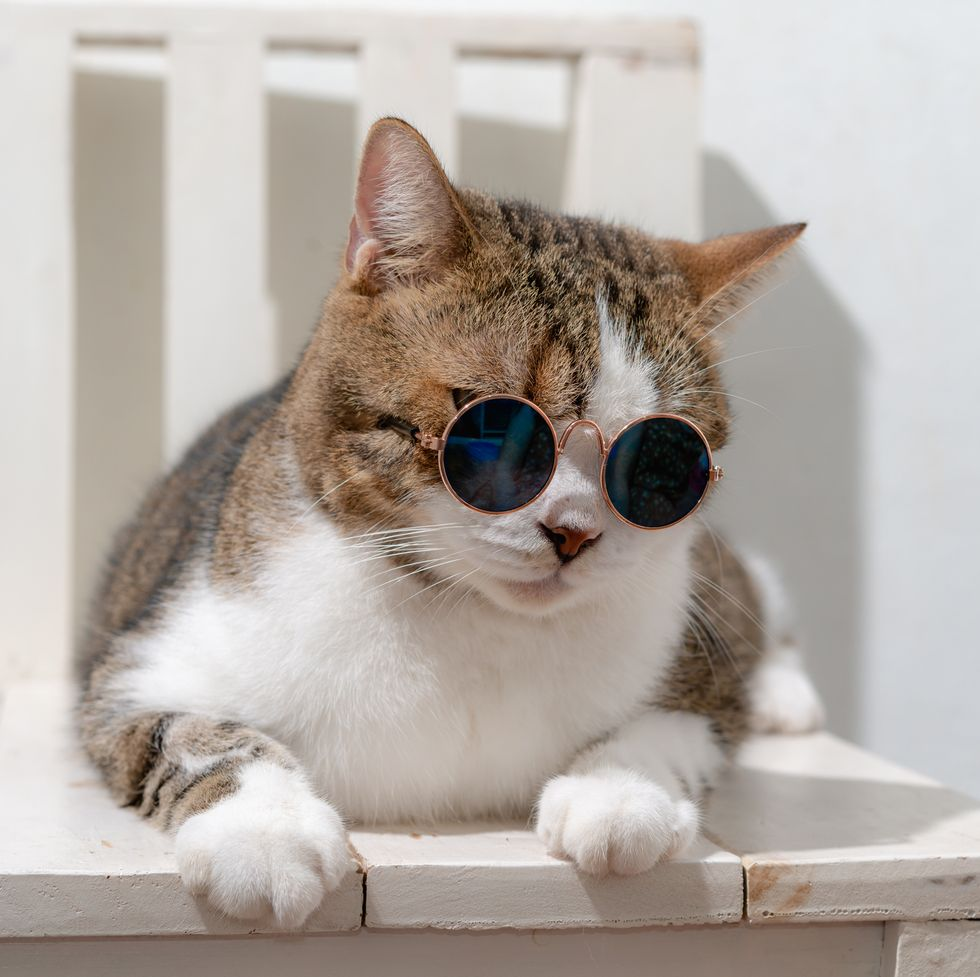
#> input picture prevLabs/cat.jpg, 980 x 977 px, found by its file name
$ jupyter execute E19CSE319_Lab9.ipynb
#> lines starting #> are read from the running program, lines starting #| are printed output that depends on the picture
# Lab 9
## Aryan Rajoria

[cell 1]
import cv2 as cv
import numpy as np

[cell 2]
img_c = cv.imread('./cat.jpg')
#> img_c is the input picture: shape (977, 980, 3); mean B, G, R 163.4, 170.2, 178.8

[cell 3]
import matplotlib.pyplot as plt
plt.imshow(cv.cvtColor(img_c, cv.COLOR_BGR2RGB))

# Fast Fourier Transform

[cell 4]
img = cv.cvtColor(img_c, cv.COLOR_BGR2GRAY)
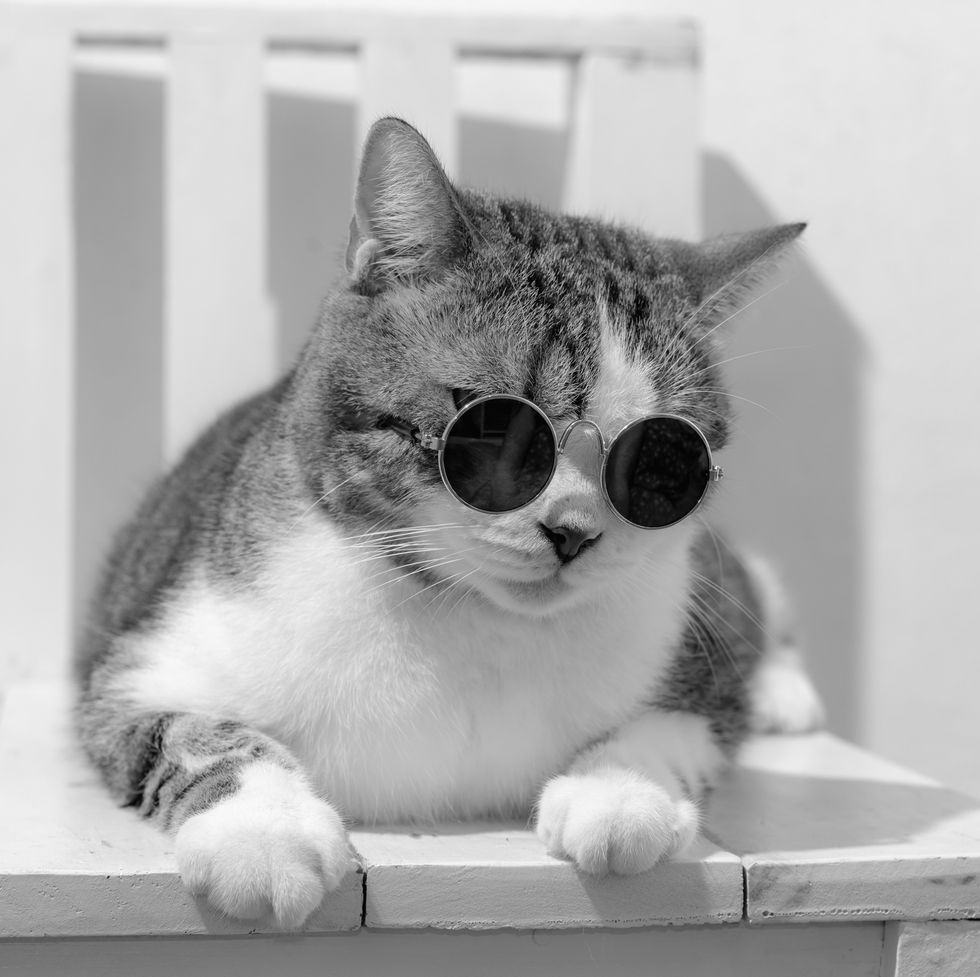
#> img: shape (977, 980); min 0, max 253, mean 172
plt.imshow(img, cmap='gray')

[cell 5]
f = np.fft.fft2(img)
fshift = np.fft.fftshift(f)
magnitude_spectrum = 20*np.log(np.abs(fshift))
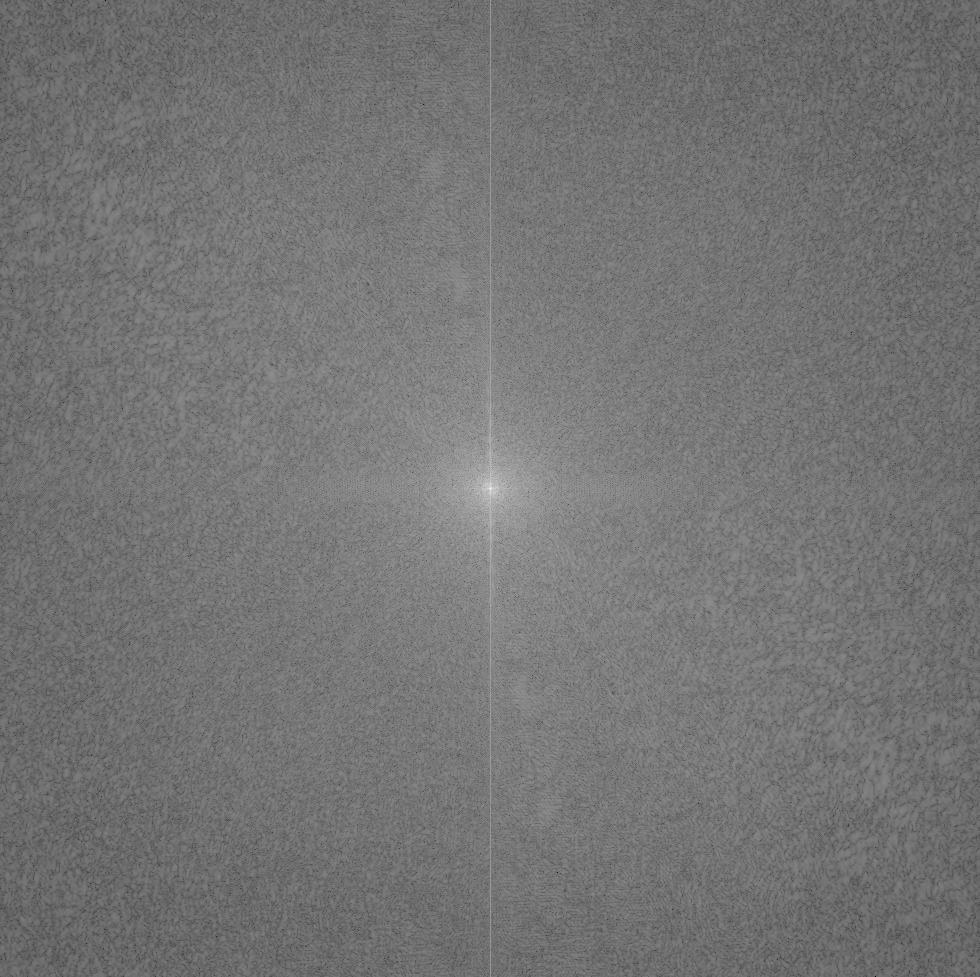
#> magnitude_spectrum: shape (977, 980) float64; min -7.4, max 378.4, mean 169.1; drawn with min black and max white
plt.subplot(121),plt.imshow(img, cmap = 'gray')
plt.title('Input Image'), plt.xticks([]), plt.yticks([])
plt.subplot(122),plt.imshow(magnitude_spectrum, cmap = 'gray')
plt.title('Magnitude Spectrum'), plt.xticks([]), plt.yticks([])
plt.show()
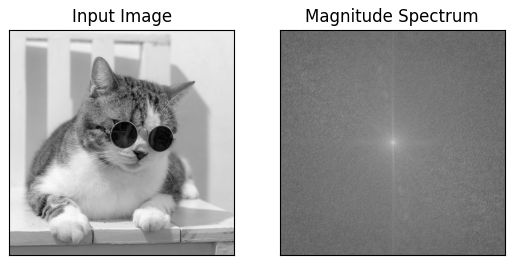
#> figure drawn by matplotlib, 2 panels

# Low/High pass filters

[cell 6]
kernel = np.array([[1, 1, 1, 1, 1],
                   [1, 1, 1, 1, 1],
                   [1, 1, 1, 1, 1],
                   [1, 1, 1, 1, 1],
                   [1, 1, 1, 1, 1]])
kernel = kernel/25

#filter the source image
img_rst = cv.filter2D(img_c,-1,kernel)

#save result image
plt.imshow(cv.cvtColor(img_rst, cv.COLOR_BGR2RGB))

[cell 7]
kernel = np.array([[1, 1, 1, 1, 1],
                   [1, 1, 1, 1, 1],
                   [1, 1, 1, 1, 1],
                   [1, 1, 1, 1, 1],
                   [1, 1, 1, 1, 1]])
kernel = kernel/50

#filter the source image
img_rst = cv.filter2D(img_c,-1,kernel)
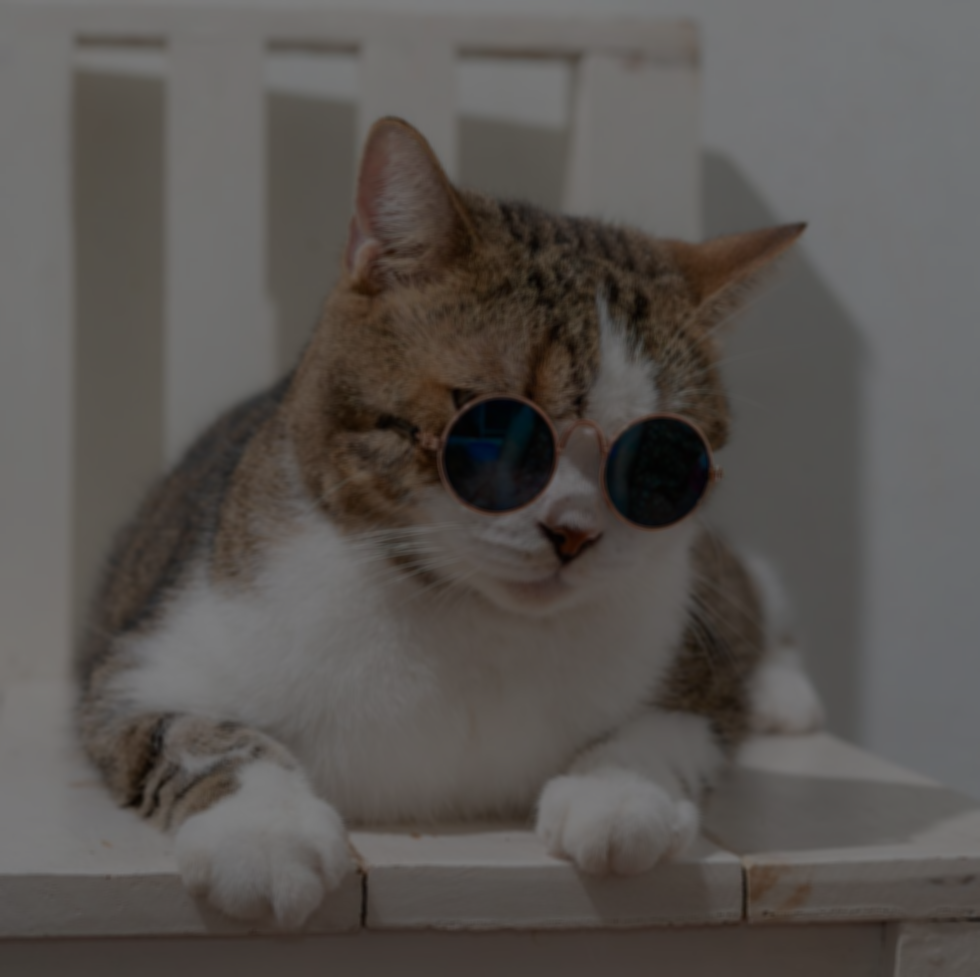
#> img_rst: shape (977, 980, 3); mean B, G, R 81.7, 85.1, 89.4

#save result image
plt.imshow(cv.cvtColor(img_rst, cv.COLOR_BGR2RGB))

[cell 8]
kernel = np.array([[0.0, -1.0, 0.0],
                   [-1.0, 4.0, -1.0],
                   [0.0, -1.0, 0.0]])

kernel = kernel/(np.sum(kernel) if np.sum(kernel)!=0 else 1)

#filter the source image
img_rst = cv.filter2D(img_c,-1,kernel)
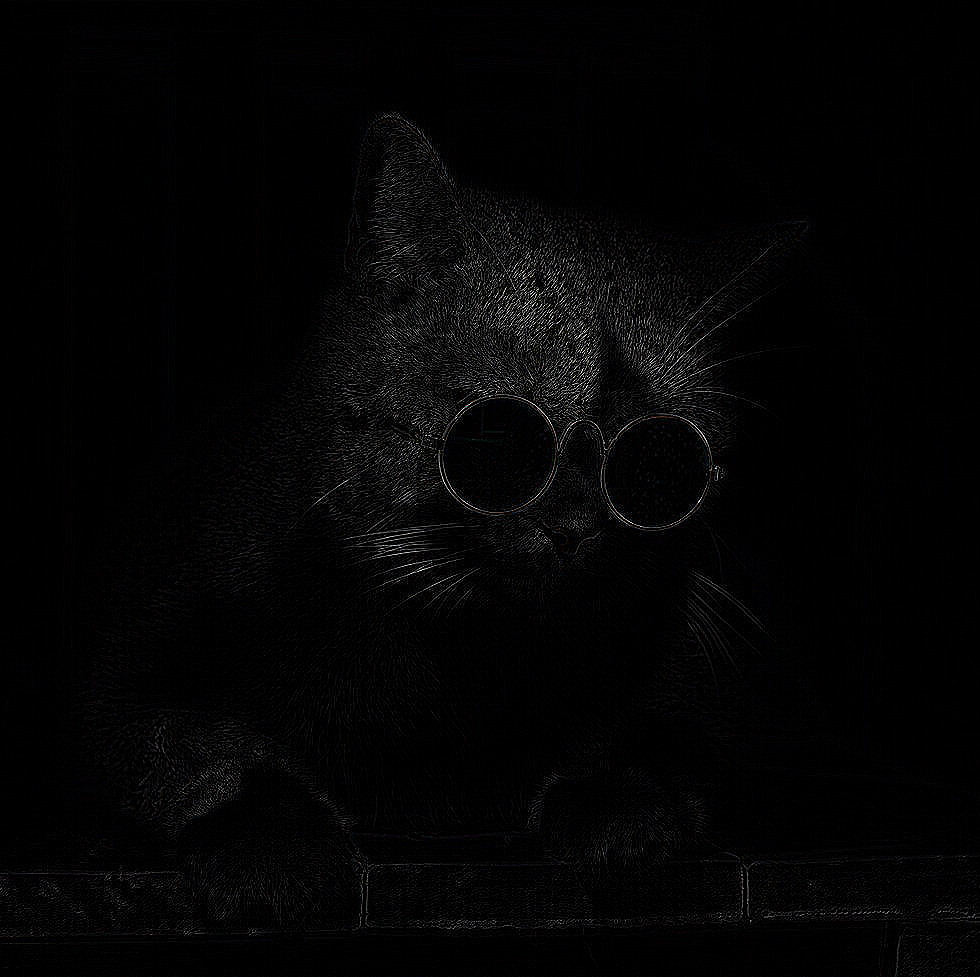
#> img_rst: shape (977, 980, 3); mean B, G, R 4, 4, 4

#save result image
plt.imshow(cv.cvtColor(img_rst, cv.COLOR_BGR2RGB))

[cell 9]
kernel = np.array([[0.0, -1.0, 0.0],
                   [-1.0, 5.0, -1.0],
                   [0.0, -1.0, 0.0]])

#filter the source image
kernel = kernel/(np.sum(kernel) if np.sum(kernel)!=0 else 1)
img_rst = cv.filter2D(img_c,-1,kernel)


#save result image
plt.imshow(cv.cvtColor(img_rst, cv.COLOR_BGR2RGB))

# Inverse FFT

[cell 10]
img_rst = np.fft.fft2(img)
img_rst = np.fft.fftshift(img_rst)
img_rst = np.fft.ifftshift(img_rst)
img_rst = np.fft.ifft2(img_rst)


plt.imshow(np.abs(img_rst), "gray")
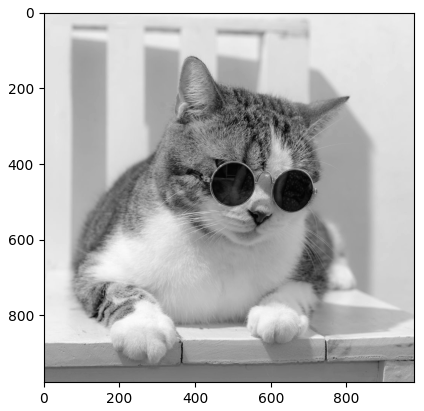
#> figure drawn by matplotlib, 1 panel
